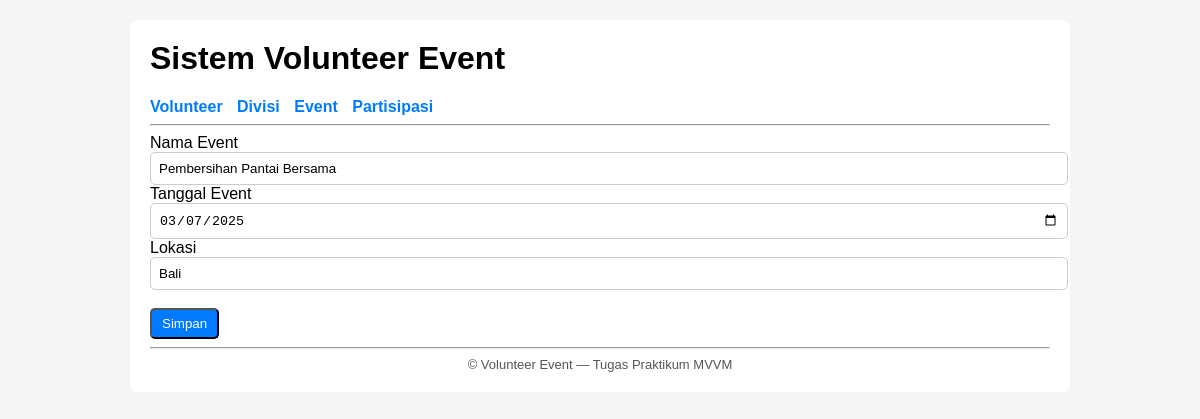
The app's page /index.php?entity=event&action=edit&id=3 with its own data.
### tables this page shows
CREATE TABLE `event` (
  `id_event` int(11) NOT NULL,
  `nama_event` varchar(150) NOT NULL,
  `tanggal_event` date NOT NULL,
  `lokasi` varchar(200) DEFAULT NULL
);

### config/Database.php (called while the page is built, shortened)
<?php
class Database
{
    private $host = "localhost";
    private $database = "volunteer_db";
    private $username = "root";
    private $password = "";
    public function getConnection()
    {
        $this->conn = null;
        try {
            $this->conn = new PDO(
                "mysql:host=" . $this->host . ";dbname=" . $this->database,
                $this->username,
                $this->password
            );
            $this->conn->setAttribute(PDO::ATTR_ERRMODE, PDO::ERRMODE_EXCEPTION);
        } catch (PDOException $exception) {
            echo "Connection error: " . $exception->getMessage();
        }
        return $this->conn;
    }
}

### viewmodels/EventViewModel.php (called while the page is built, shortened)
<?php
require_once 'models/Event.php';
class EventViewModel
{
    private $model;
    public function __construct()
    {
        $this->model = new Event();
    }
    public function get($id){ return $this->model->getById($id); }
}

### models/Event.php (called while the page is built, shortened)
<?php
require_once "config/Database.php";
class Event
{
    private $conn;
    private $table = "event";
    public function __construct()
    {
        $this->conn = (new Database())->getConnection();
    }
    public function getById($id)
    {
        $stmt=$this->conn->prepare("SELECT * FROM $this->table WHERE id_event=:id");
        $stmt->bindParam(':id',$id);
        $stmt->execute();
        return $stmt->fetch(PDO::FETCH_ASSOC);
    }
}

### views/template/event_form.php (the view)
<?php include "header.php"; ?>
<form method="POST" action="index.php?entity=event&action=<?= isset($event)?'update&id='.$event['id_event']:'save'; ?>">
<label>Nama Event</label>
<input type="text" name="nama_event" value="<?= isset($event)?$event['nama_event']:''; ?>" required>
<label>Tanggal Event</label>
<input type="date" name="tanggal_event" value="<?= isset($event)?$event['tanggal_event']:''; ?>" required>
<label>Lokasi</label>
<input type="text" name="lokasi" value="<?= isset($event)?$event['lokasi']:''; ?>">
<br><br>
<button class="btn">Simpan</button>
</form>
<?php include "footer.php"; ?>

### views/template/header.php (style rules this page uses)
body { font-family:Arial,sans-serif;background:#f5f5f5;margin:0;padding:0 }
.btn { padding:6px 10px;background:#007bff;color:#fff;border-radius:5px;text-decoration:none }
input,select { padding:8px;width:100%;border:1px solid #ccc;border-radius:5px }

### records on screen
event: nama_event "Pembersihan Pantai Bersama", tanggal_event "03/07/2025", lokasi "Bali"
